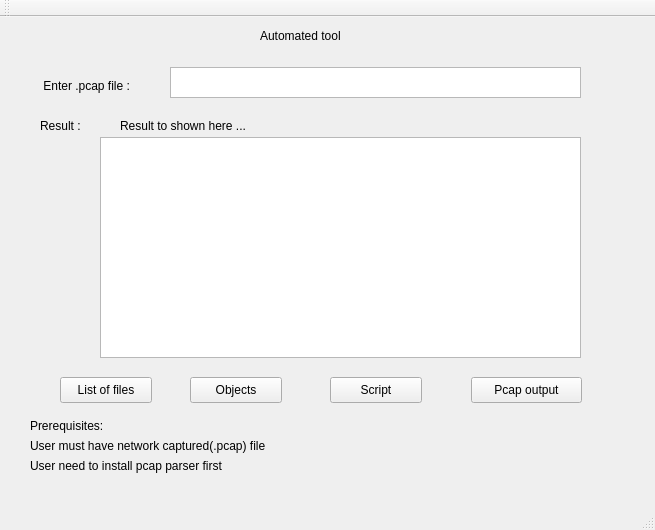
<?xml version="1.0" encoding="UTF-8"?>
<ui version="4.0">
 <class>MainWindow</class>
 <widget class="QMainWindow" name="MainWindow">
  <property name="geometry">
   <rect>
    <x>0</x>
    <y>0</y>
    <width>655</width>
    <height>530</height>
   </rect>
  </property>
  <property name="windowTitle">
   <string>MainWindow</string>
  </property>
  <widget class="QWidget" name="centralWidget">
   <widget class="QLabel" name="Captcha_generated">
    <property name="geometry">
     <rect>
      <x>160</x>
      <y>20</y>
      <width>201</width>
      <height>31</height>
     </rect>
    </property>
    <property name="text">
     <string/>
    </property>
   </widget>
   <widget class="QPushButton" name="BtnList">
    <property name="geometry">
     <rect>
      <x>60</x>
      <y>360</y>
      <width>92</width>
      <height>26</height>
     </rect>
    </property>
    <property name="text">
     <string>List of files</string>
    </property>
   </widget>
   <widget class="QPushButton" name="BtnObj">
    <property name="geometry">
     <rect>
      <x>190</x>
      <y>360</y>
      <width>92</width>
      <height>26</height>
     </rect>
    </property>
    <property name="text">
     <string>Objects</string>
    </property>
   </widget>
   <widget class="QPushButton" name="BtnScript">
    <property name="geometry">
     <rect>
      <x>330</x>
      <y>360</y>
      <width>92</width>
      <height>26</height>
     </rect>
    </property>
    <property name="text">
     <string>Script</string>
    </property>
   </widget>
   <widget class="QPushButton" name="BtnPcapOp">
    <property name="geometry">
     <rect>
      <x>471</x>
      <y>360</y>
      <width>111</width>
      <height>26</height>
     </rect>
    </property>
    <property name="text">
     <string>Pcap output</string>
    </property>
   </widget>
   <widget class="QLabel" name="ToolName">
    <property name="geometry">
     <rect>
      <x>260</x>
      <y>10</y>
      <width>231</width>
      <height>18</height>
     </rect>
    </property>
    <property name="text">
     <string>Automated tool </string>
    </property>
   </widget>
   <widget class="QLabel" name="labelFileName">
    <property name="geometry">
     <rect>
      <x>40</x>
      <y>60</y>
      <width>141</width>
      <height>18</height>
     </rect>
    </property>
    <property name="text">
     <string> Enter .pcap file :</string>
    </property>
   </widget>
   <widget class="QLabel" name="LabelPrerequi">
    <property name="geometry">
     <rect>
      <x>30</x>
      <y>400</y>
      <width>101</width>
      <height>18</height>
     </rect>
    </property>
    <property name="text">
     <string>Prerequisites:</string>
    </property>
    <property name="textFormat">
     <enum>Qt::RichText</enum>
    </property>
   </widget>
   <widget class="QLabel" name="LabelRequi1">
    <property name="geometry">
     <rect>
      <x>30</x>
      <y>420</y>
      <width>331</width>
      <height>18</height>
     </rect>
    </property>
    <property name="text">
     <string>User must have network captured(.pcap) file</string>
    </property>
   </widget>
   <widget class="QLabel" name="LabelRequi2">
    <property name="geometry">
     <rect>
      <x>30</x>
      <y>440</y>
      <width>341</width>
      <height>18</height>
     </rect>
    </property>
    <property name="text">
     <string>User need to install pcap parser first</string>
    </property>
   </widget>
   <widget class="QLabel" name="LabelResult">
    <property name="geometry">
     <rect>
      <x>40</x>
      <y>100</y>
      <width>72</width>
      <height>18</height>
     </rect>
    </property>
    <property name="text">
     <string>Result : </string>
    </property>
   </widget>
   <widget class="QLabel" name="LabelResultMsg">
    <property name="geometry">
     <rect>
      <x>120</x>
      <y>100</y>
      <width>331</width>
      <height>18</height>
     </rect>
    </property>
    <property name="text">
     <string>Result to shown here ...</string>
    </property>
   </widget>
   <widget class="QTextEdit" name="LineEditFname">
    <property name="geometry">
     <rect>
      <x>170</x>
      <y>50</y>
      <width>411</width>
      <height>31</height>
     </rect>
    </property>
   </widget>
   <widget class="QTextBrowser" name="textBrowser">
    <property name="geometry">
     <rect>
      <x>100</x>
      <y>120</y>
      <width>481</width>
      <height>221</height>
     </rect>
    </property>
   </widget>
  </widget>
  <widget class="QMenuBar" name="menuBar">
   <property name="geometry">
    <rect>
     <x>0</x>
     <y>0</y>
     <width>655</width>
     <height>23</height>
    </rect>
   </property>
  </widget>
  <widget class="QToolBar" name="mainToolBar">
   <attribute name="toolBarArea">
    <enum>TopToolBarArea</enum>
   </attribute>
   <attribute name="toolBarBreak">
    <bool>false</bool>
   </attribute>
  </widget>
  <widget class="QStatusBar" name="statusBar"/>
 </widget>
 <layoutdefault spacing="6" margin="11"/>
 <resources/>
 <connections/>
</ui>
